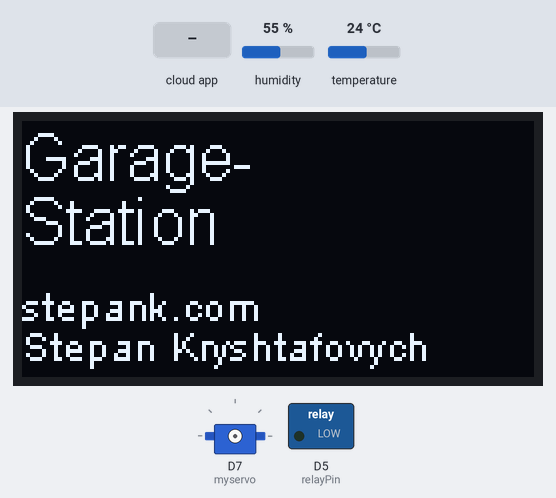
This sketch was run on a simulated ESP8266 (NodeMCU). Parts: 128×64 one-colour display, servo, switched loads named in the sketch (green lamp = pin HIGH). The inputs (shaded band) are chosen by the test bench; at power-on: humidity 55 %, temperature 24 °C. WiFi joins after 1.5 s; servers stay silent unless stated; the Firebase database answers and starts empty; not simulated (calls return 0 or success): secrets.h; what the sketch prints to the serial monitor is not drawn.

Above: at 0.1 s.
At 3.8 s:
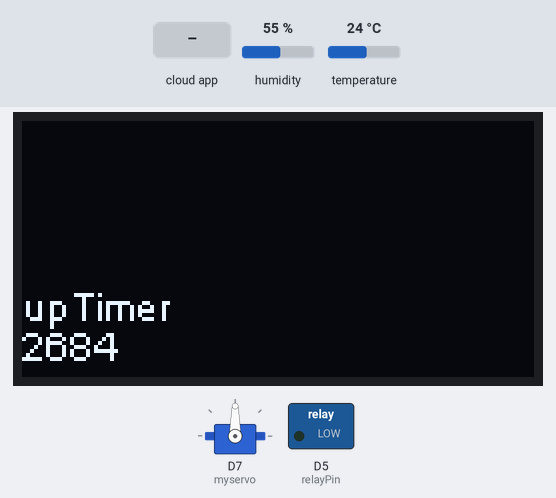
3.9 s: the phone or cloud app sets hallSensorGarageH to Open
At 14.2 s:
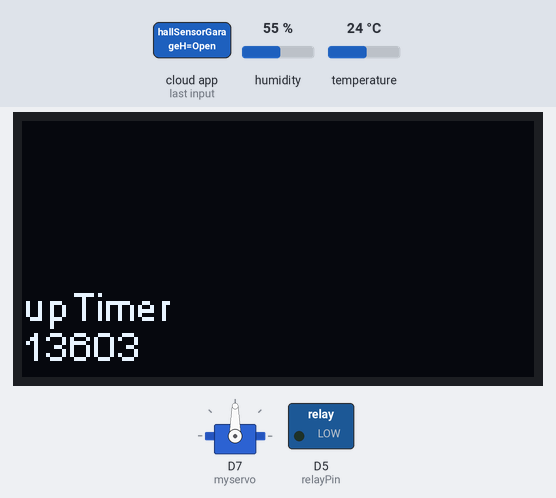
16.0 s: the phone or cloud app sets hallSensorGarageH to Close
26.9 s: the phone or cloud app sets hallSensorGarageH to Snack
Timing chart, 0 to 29.9 s (numbered marks = the images above; inputs shaded):
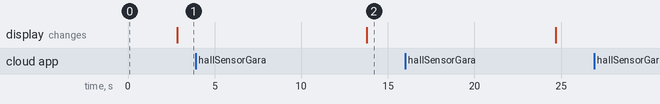

The sketch:

GarageDetectorActorRecorder.ino
```cpp
/*
  Cloud State change detection (cloud edge detection)

  Often, you don't need to know the state of a digital input all the time, but
  you just need to know when the input changes from one state to another.
  For example, you want to know when a Hall Sensor goes from OFF to ON. This is called
  state change detection, or edge detection.

  This example shows how to detect when a hall Sensor or button changes from off to on
  and on to off or Up to Down or Down to Up ...

  The circuit:
  - hallSensor attached to pin 2 from +5V
  - Relay attached from pin 5 to ground
  - DHT11 Temp/Humidity Sensor attached pin 4

  created  27 Sep 2005 -by Tom Igoe
  modified 30 Aug 2011 -by Tom Igoe
  modified 09 May 2019 -by Stepan Kryshtafovych

// REQUIRES the following Arduino libraries:
// - DHT Sensor Library: https://github.com/adafruit/DHT-sensor-library
// - Adafruit Unified Sensor Lib: https://github.com/adafruit/Adafruit_Sensor
// - Firebase Arduino Lib: https://github.com/googlesamples/firebase-arduino/archive/master.zip
// - Json for Firebase http://downloads.arduino.cc/libraries/github.com/bblanchon/ArduinoJson-5.13.2.zip


  You Can find modified example on Github.
  https://github.com/skryshtafovych/CustomHomeGarage

  This was based on below example code is in the public domain.
  http://www.arduino.cc/en/Tutorial/ButtonStateChange
*/
#include <ESP8266WiFi.h>
#include <FirebaseArduino.h>
#include "secrets.h"
#include <Adafruit_Sensor.h>
#include <DHT.h>
#include <DHT_U.h>
#include <Wire.h>
#include <EEPROM.h>


#include "SSD1306.h"
#include "SH1106.h"
#include <Servo.h>


extern "C" {
#include "user_interface.h"
}


//////////////////////////
//Pin DEFINITIONS////////
////////////////////////


#define DHTPIN 12    // Digital pin connected to the DHT sensor  D6
SSD1306 display(0x3c, 5, 4);   // GPIO 5 = D1, GPIO 4 = D2
#define ledPin 2       // led pin ( 2 = built-in LED)
#define btn D3         // GPIO 0 = FLASH BUTTON
// this constant won't change:
const int  hallSensorPin = 2 ;    // the pin that the pushbutton is attached to D4
const int relayPin = 14;       // the pin that the LED is attached to D5
Servo myservo;  // create servo object to control a servo THIS WE HAVE TO SET YO


#define DHTTYPE    DHT11     // DHT 11
DHT_Unified dht(DHTPIN, DHTTYPE);
uint32_t delayMS;


/*===== SETTINGS =====*/
/* create display(Adr, SDA-pin, SCL-pin) */
//SH1106 display(0x3c, 5, 4);

/* select the button for your board */

#define maxCh 13       // max Channel -> US = 11, EU = 13, Japan = 14
#define packetRate 5   // min. packets before it gets recognized as an attack

#define flipDisplay true

/* Display settings */
#define minRow       0              /* default =   0 */
#define maxRow     127              /* default = 127 */
#define minLine      0              /* default =   0 */
#define maxLine     63              /* default =  63 */

/* render settings */
#define Row1         0
#define Row2        30
#define Row3        35
#define Row4        80
#define Row5        85
#define Row6       125

#define LineText     0
#define Line        12
#define LineVal     47

//===== Run-Time variables =====//
unsigned long prevTime   = 0;
unsigned long curTime    = 0;
unsigned long pkts       = 0;
unsigned long no_deauths = 0;
unsigned long deauths    = 0;
int curChannel           = 1;
unsigned long maxVal     = 0;
double multiplicator     = 0.0;
bool canBtnPress         = true;

unsigned int val[128];

unsigned long timeDude;

// Variables will change:
int hallSensorCounter = 0;   // counter for the number of button presses
int hallSensorState = 0;         // current state of the button
int lastHallSensorState = 0;     // previous state of the button


int pos = 0;    // variable to store the servo position


void setup() {
  // initialize the button pin as a input:
  pinMode(hallSensorPin, INPUT);
  // initialize the relay as an output:
  pinMode(relayPin, OUTPUT);
  // initialize serial communication:
  Serial.begin(9600);


///////////////////////////////////////////////////////////////////////////////////////////////////////////////////
  // connect to wifi.
///////////////////////////////////////////////////////////////////////////////////////////////////////////////////
  WiFi.begin(WIFI_SSID, WIFI_PASSWORD);
  Serial.print("connecting");

    display.init();
  if (flipDisplay) display.flipScreenVertically();

  /* show start screen */
  display.clear();
  display.setFont(ArialMT_Plain_16);
  display.drawString(0, 0, "Garage-");
  display.drawString(0, 16, "Station");
  display.setFont(ArialMT_Plain_10);
  display.drawString(0, 40, "stepank.com");
  display.drawString(0, 50, "Stepan Kryshtafovych");
  display.display();

  delay(2500);
  while (WiFi.status() != WL_CONNECTED) {
    Serial.print(".");
    delay(500);
  }
  Serial.println();
  Serial.print("connected: ");
  Serial.println(WiFi.localIP());

  Firebase.begin(FIREBASE_HOST, FIREBASE_AUTH);


      // Initialize device.
  dht.begin();
  // Print temperature sensor details.
  sensor_t sensor;
  dht.temperature().getSensor(&sensor);
  Serial.println(F("------------------------------------"));
  Serial.println(F("Temperature Sensor"));
  Serial.print  (F("Sensor Type: ")); Serial.println(sensor.name);
  Serial.print  (F("Driver Ver:  ")); Serial.println(sensor.version);
   // Print humidity sensor details.
  dht.humidity().getSensor(&sensor);
  Serial.println(F("Humidity Sensor"));
  Serial.print  (F("Sensor Type: ")); Serial.println(sensor.name);
  Serial.print  (F("Driver Ver:  ")); Serial.println(sensor.version);
  Serial.println(F("------------------------------------"));


  myservo.attach(13);  // attaches the servo on pin 9 to the servo object


}

void feedCAT(){
    myservo.attach(13);  // attaches the servo on pin 9 to the servo object

   for(pos = 0; pos <= 180; pos += 1) // goes from 0 degrees to 180 degrees
  {                                  // in steps of 1 degree
    myservo.write(pos);              // tell servo to go to position in variable 'pos'
    delay(15);                       // waits 15ms for the servo to reach the position
  }
  for(pos = 180; pos>=0; pos-=1)     // goes from 180 degrees to 0 degrees
  {
    myservo.write(pos);              // tell servo to go to position in variable 'pos'
    delay(15);                       // waits 15ms for the servo to reach the position
  }
    myservo.detach();  // attaches the servo on pin 9 to the servo object

  }


void loop() {

  timeDude = millis();
  FirebaseObject fire = Firebase.get("/");
  String temp = fire.getString("upTimeGarage");
  String relayActor = fire.getString("garageRelayActor");
  if(relayActor.equals("Open")){
        digitalWrite(ledPin, HIGH);

    digitalWrite(relayPin, LOW);
  Serial.println("Inside LOW : "+temp+relayActor);


    }
      if(relayActor.equals("Close")){
        digitalWrite(ledPin, LOW);

        digitalWrite(relayPin, HIGH);
      }

  Serial.println("Firebase value: "+temp+relayActor);

  /* show start screen */
  display.clear();
  display.setFont(ArialMT_Plain_10);
  display.drawString(0, 40, "upTimer");
  display.drawString(0, 50, (String)timeDude);
  display.display();
  Firebase.setString("hallSensorGarage", "true");
  Firebase.setString("upTimeGarage", (String)timeDude);


  // Get temperature event and print its value.
  sensors_event_t event;
  dht.temperature().getEvent(&event);
  if (isnan(event.temperature)) {
    Serial.println(F("Error reading temperature!"));
  }
  else {
    Serial.print(F("Temperature: "));
    Serial.print(event.temperature);
    Firebase.setInt("GarageT", event.temperature);
    Serial.println(F("°C"));
  }
  // Get humidity event and print its value.
  dht.humidity().getEvent(&event);
  if (isnan(event.relative_humidity)) {
    Serial.println(F("Error reading humidity!"));
  }
  else {
    Serial.print(F("Humidity: "));
    Serial.print(event.relative_humidity);
    Firebase.setInt("GarageH", event.relative_humidity);
    Serial.println(F("%"));
    Serial.println(Firebase.getString("hallSensorGarageH"));

  }


  String catFeeder = fire.getString("catFeederActor");
  if(catFeeder.equals("Snack")){

 feedCAT();

    }


  delay(10000);


}
```
